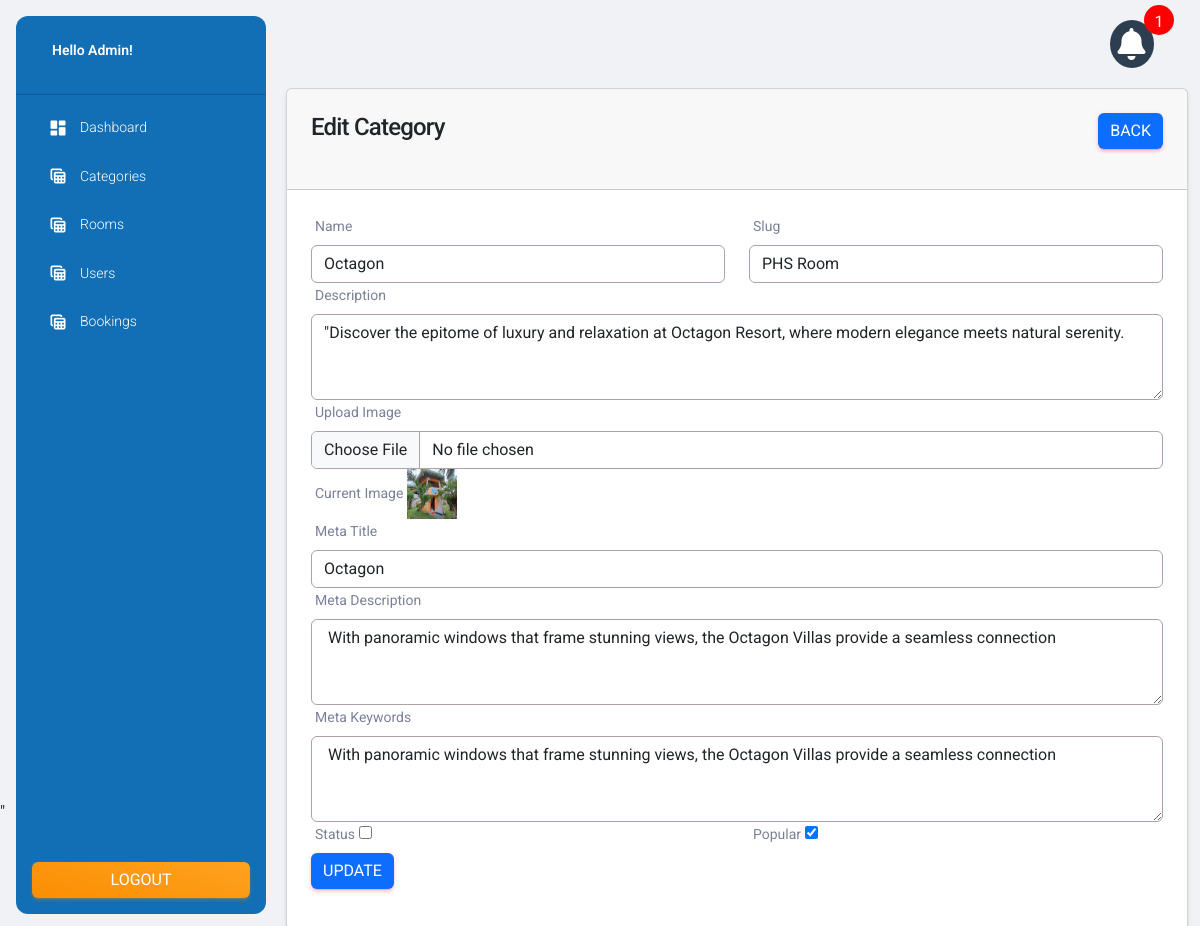
Page /Admin/edit-category.php?id=11 (signed in) on the committed database.
### tables this page shows
CREATE TABLE `categories` (
  `id` int(11) NOT NULL,
  `name` varchar(191) NOT NULL,
  `slug` varchar(191) NOT NULL,
  `description` mediumtext DEFAULT NULL,
  `status` tinyint(4) NOT NULL DEFAULT 0,
  `popular` tinyint(4) NOT NULL DEFAULT 0,
  `image` varchar(191) NOT NULL,
  `meta_title` varchar(191) NOT NULL,
  `meta_description` mediumtext NOT NULL,
  `meta_keywords` mediumtext NOT NULL,
  `created_at` timestamp NOT NULL DEFAULT current_timestamp() ON UPDATE current_timestamp()
);

### functions/myfunctions.php (called while the page is built, shortened)
<?php
include('../config/dbcon.php');
function getByID($table, $id)
{
    global $con;
    $query = "SELECT * FROM $table WHERE id='$id' ";
    return $query_run = mysqli_query($con, $query);
}
?>

### Admin/edit-category.php (the view, shortened to what this page needs)
<?php
include('includes/header.php');
?>
<div class="container">
    <div class="row">
        <div class="col-md-12">
            <?php
            if(isset($_GET['id']))
            {
                $id = $_GET['id'];
                $category = getByID("categories", $id);
                if(mysqli_num_rows($category) > 0)
                {
                    $data = mysqli_fetch_array($category);
                    ?>
                    <div class="card">
                    <div class="card-header">
                        <h4>Edit Category
                        <a href="category.php" class="btn btn-primary float-end">Back</a>
                        </h4>
                    </div>
                    <div class="card-body">
                        <form action="code.php" method="POST" enctype="multipart/form-data">
                            <div class="row">
                                <div class="col-md-6">
                                    <label for="name">Name</label>
                                    <input type="text" name="name" id="name" value="<?= $data['name']?>" placeholder="Enter Category Name" class="form-control">
                                </div>
                                <div class="col-md-6">
                                    <label for="slug">Slug</label>
                                    <input type="text" name="slug" value="<?= $data['slug']?>" id="slug" placeholder="Enter Slug" class="form-control">
                                </div>
                                <div class="col-md-12">
                                    <label for="description">Description</label>
                                    <textarea rows="3" name="description" id="description" placeholder="Enter Description" class="form-control"><?= $data['description']?></textarea>
                                </div>
                                <div class="col-md-12">
                                    <label for="image">Upload Image</label>
                                    <input type="file" name="image" id="image" class="form-control">
                                    <label for="image">Current Image</label>
                                    <img src="../Images/<?= $data['image']?>" height="50px" width="50px" alt="">
                                </div>
                                <div class="col-md-12">
                                    <label for="meta_title">Meta Title</label>
                                    <input type="text" name="meta_title" value="<?= $data['meta_title']?>" id="meta_title" placeholder="Enter Meta Title" class="form-control">
                                </div>
                                <div class="col-md-12">
                                    <label for="meta_description">Meta Description</label>
                                    <textarea rows="3" name="meta_description" id="meta_description" placeholder="Enter Meta Description" class="form-control"><?= $data['meta_description']?></textarea>
                                </div>
                                <div class="col-md-12">
                                    <label for="meta_keywords">Meta Keywords</label>
                                    <textarea rows="3" name="meta_keywords" id="meta_keywords" placeholder="Enter Meta Keywords" class="form-control"><?= $data['meta_description']?></textarea>
                                </div>
                                <div class="col-md-6">
                                    <label for="status">Status</label>
                                    <input type="checkbox" <?=$data['status'] ? "checked":"" ?> name="status" id="status">
                                </div>
                                <div class="col-md-6">
                                    <label for="popular">Popular</label>
                                    <input type="checkbox" <?=$data['popular'] ? "checked":"" ?> name="popular" id="popular">
                                </div>
                                <div class="col-md-12">
                                    <button type="submit" class="btn btn-primary" name="update_category_btn">Update</button>
                                </div>
                            </div>
                        </form>
                    </div>
                        </div>
                    <?php
                }
                else
                {
                    echo "Category not found";
                }
            }
            else
            {
                echo "Id missing from url";
            }
                ?>
        </div>
    </div>
</div>
<?php include('includes/footer.php'); ?>

### Admin/includes/header.php (style rules this page uses)
.form-control { border: 1px solid #b3a1a1 !important; padding: 8px, 10px; }

### Admin/includes/navbar.php (style rules this page uses)
body { margin:0 !important; padding:0 !important; box-sizing: border-box; font-family: 'Roboto', sans-serif; }

### rows in the picture
categories: name "Octagon", slug "PHS Room", description "\"Discover the epitome of luxury and relaxation at Octagon Resort, where modern elegance meets natural serenity.", image (picture), meta_title "Octagon", meta_description "With panoramic windows that frame stunning views, the Octagon Villas provide a seamless connection", meta_keywords "With panoramic windows that frame stunning views, the Octagon Villas provide a seamless connection", popular "☑"

### other values in the picture
$count_active "1"
